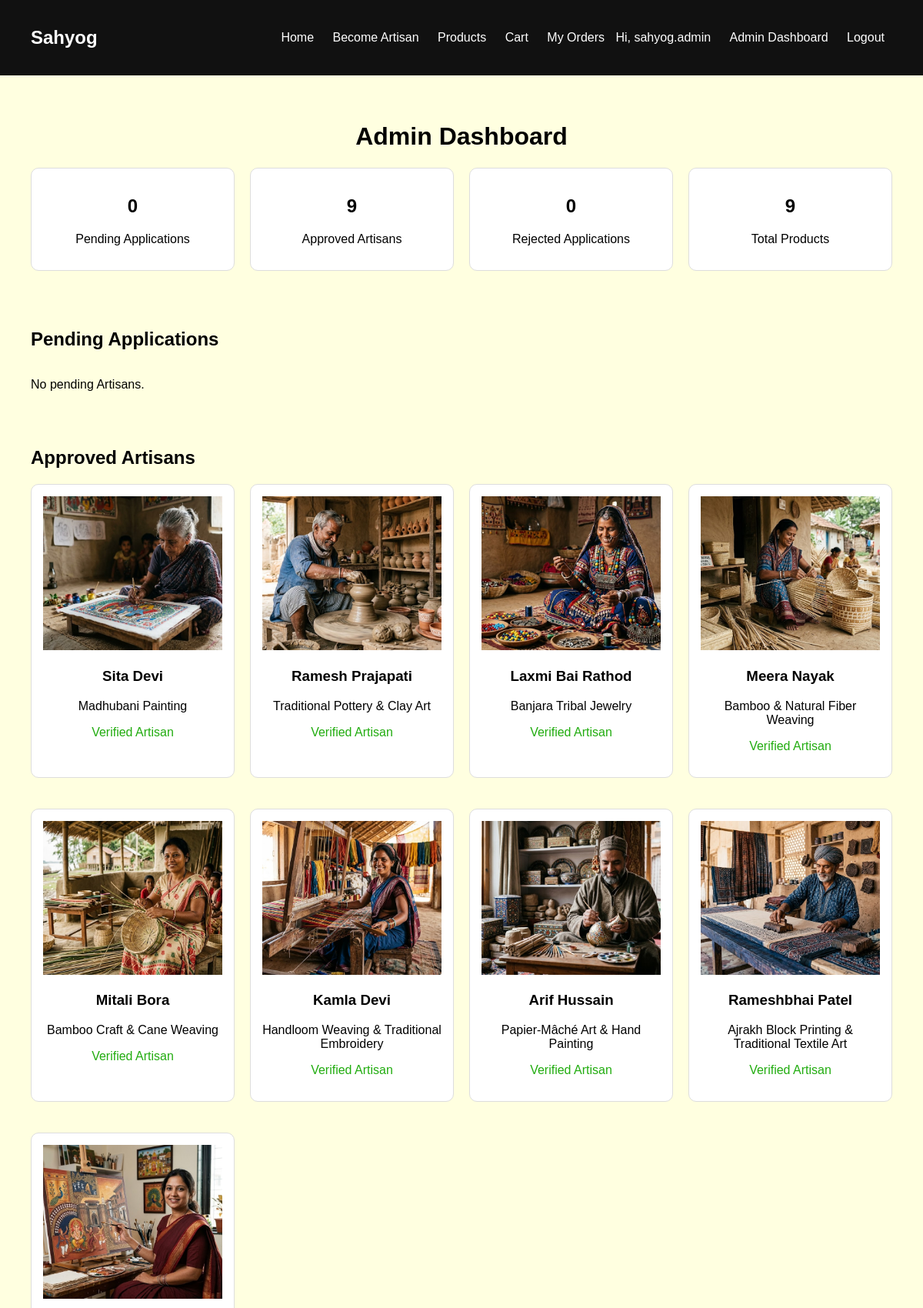
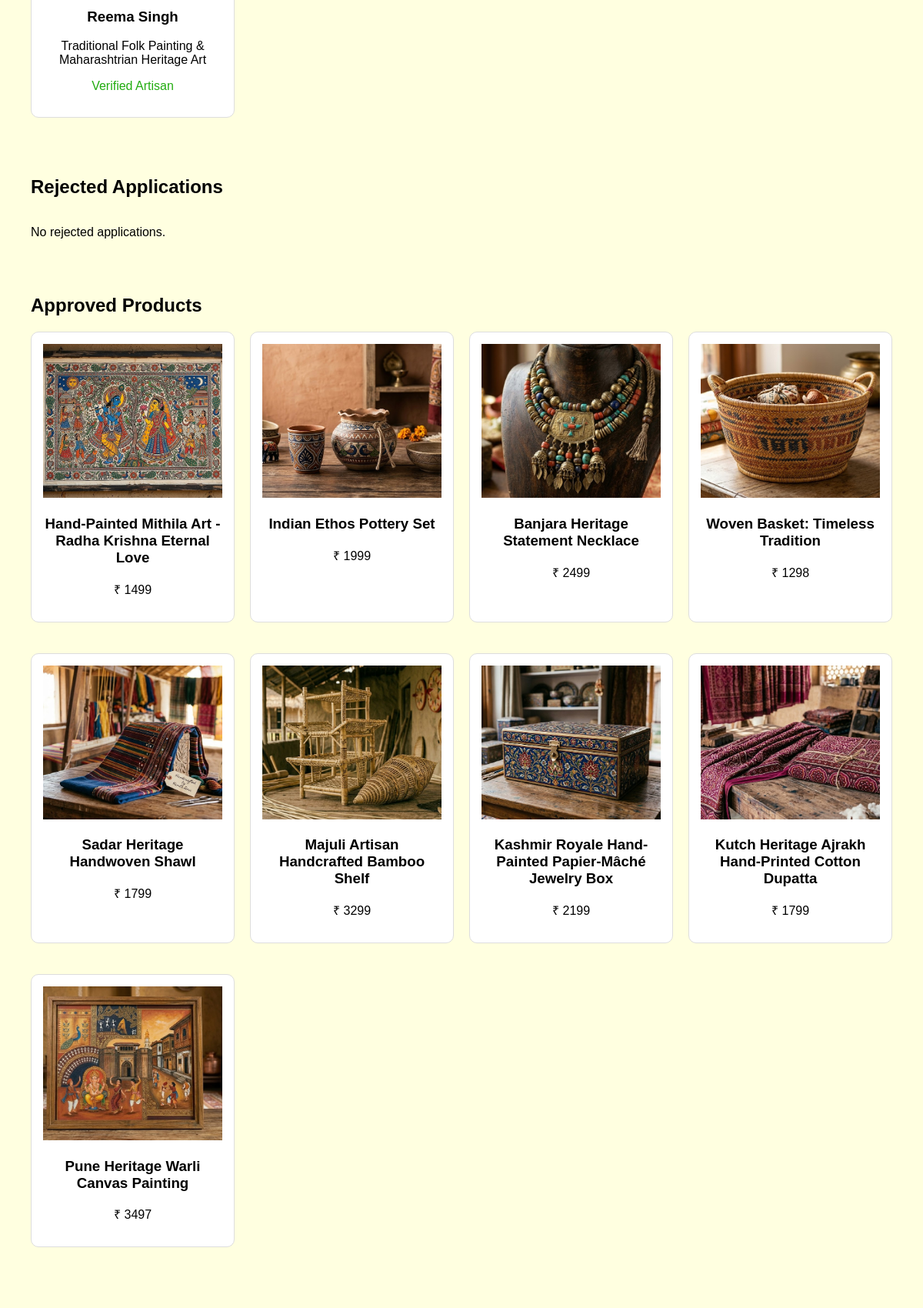
/admin-dashboard/ (signed in, upper part), run on the app's committed database (2 pictures, top to bottom).
### store/models.py (models this page shows, shortened)
class Artisan(models.Model):
    user = models.OneToOneField(
    User,
    on_delete=models.CASCADE,
    null=True,
    blank=True,
    related_name='artisan'
)
    name = models.CharField(max_length=100)
    village = models.CharField(max_length=100)
    craft = models.CharField(max_length=100)
    story = models.TextField()
    image = models.ImageField(upload_to='artisans/')

class Product(models.Model):
    artisan = models.ForeignKey(Artisan, on_delete=models.CASCADE, null=True)
    name = models.CharField(max_length=200)
    price = models.IntegerField()
    description = models.TextField()
    image = models.ImageField(upload_to='products/')

### store/views.py (the view)
# urls.py: path('admin-dashboard/', views.admin_dashboard, name='admin_dashboard'),
@staff_member_required
def admin_dashboard(request):
    pending_artisans = ArtisanApplication.objects.filter(
        approved=False,
        rejected=False)
    approved_artisans = Artisan.objects.all()
    rejected_artisans = ArtisanApplication.objects.filter(
        rejected=True)
    approved_products = Product.objects.all()
    return render(request, 'admin_dashboard.html', {
        'pending_artisans': pending_artisans,
        'approved_artisans': approved_artisans,
        'rejected_artisans': rejected_artisans,
        'approved_products': approved_products,
    })

### store/context_processors.py (called while the page is built)
def artisan_status(request):
    is_artisan = False
    if request.user.is_authenticated:
        is_artisan = Artisan.objects.filter(user=request.user).exists()
    return { 'is_artisan': is_artisan }

### templates/admin_dashboard.html
{% extends 'base.html' %}
{% block content %}
<div class="container">
    <h1 style="text-align:center;">Admin Dashboard</h1>
    <div class="products">
        <div class="card">
            <h2>{{ pending_artisans.count }}</h2>
            <p>Pending Applications</p>
        </div>
        <div class="card">
            <h2>{{ approved_artisans.count }}</h2>
            <p>Approved Artisans</p>
        </div>
        <div class="card">
            <h2>{{ rejected_artisans.count }}</h2>
            <p>Rejected Applications</p>
        </div>
        <div class="card">
            <h2>{{ approved_products.count }}</h2>
            <p>Total Products</p>
        </div>
    </div>
    <br><br>
    <h2>Pending Applications</h2>
    <div class="products">
        {% for artisan in pending_artisans %}
        <div class="card">
            <img src="{{ artisan.image.url }}">
            <h3>{{ artisan.name }}</h3>
            <p><strong>{{ artisan.craft }}</strong></p>
            <p>{{ artisan.village }}</p>
            <p>{{ artisan.story|truncatewords:20 }}</p>
            <a href="{% url 'approve_artisan' artisan.id %}">
                <button class="btn-buy">Approve</button></a>
            <a href="{% url 'reject_artisan' artisan.id %}">
                <button class="btn-cart">Reject</button></a>
        </div>
        {% empty %}
        <p>No pending Artisans.</p>
        {% endfor %}
    </div>
    <br><br>
    <h2>Approved Artisans</h2>
    <div class="products">
        {% for artisan in approved_artisans %}
        <div class="card">
            <img src="{{ artisan.image.url }}">
            <h3>{{ artisan.name }}</h3>
            <p>{{ artisan.craft }}</p>
            <p style="color: rgb(33, 172, 15);">Verified Artisan</p>
        </div>
        {% endfor %}
    </div>
    <br><br>
    <h2>Rejected Applications</h2>
    <div class="products">
        {% for artisan in rejected_artisans %}
        <div class="card">
            <img src="{{ artisan.image.url }}">
            <h3>{{ artisan.name }}</h3>
            <p>{{ artisan.craft }}</p>
            <p style="color:red;">Rejected</p>
        </div>
        {% empty %}
        <p>No rejected applications.</p>
        {% endfor %}
    </div>
    <br><br>
    <h2>Approved Products</h2>
    <div class="products">
        {% for product in approved_products %}
        <div class="card">
            <img src="{{ product.image.url }}">
            <h3>{{ product.name }}</h3>
            <p>₹ {{ product.price }}</p>
        </div>
        {% endfor %}
    </div>
</div>
{% endblock %}

### templates/base.html (shortened to what this page needs)
{% load static %}
<!DOCTYPE html>
<html>
<head>
    <link rel="stylesheet" href="{% static 'css/style.css' %}">
</head>
<body>
<div class="navbar">
    <h2>Sahyog</h2>
    <div>
        <a href="/">Home</a>
        <a href="/apply-artisan/">Become Artisan</a>
        <a href="/products/">Products</a>
        <a href="/cart/">Cart</a>
        {% if user.is_authenticated %}
            <a href="{% url 'my_orders' %}">My Orders</a>
            <span class="user">
                Hi, {{ user.username }}
            </span>
            {% if user.is_staff %}
                <a href="{% url 'admin_dashboard' %}">Admin Dashboard</a>
            {% endif %}
            <a href="/logout/">Logout</a>
        {% else %}
            <a href="/login/">Login</a>
            <a href="/register/">Register</a>
        {% endif %}
    </div>
</div>
{% block content %}{% endblock %}
</body>
</html>

### static/css/style.css (style rules this page uses)
body { margin: 0; font-family: Arial; background: lightyellow; }
.navbar { background: #111; color: white; padding: 15px 40px; display: flex; justify-content: space-between; align-items: center; }
.navbar a { color: white; text-decoration: none; margin: 10px; }
.user { margin-right: 10px; }
.container { padding: 40px; }
.products { display: grid; grid-template-columns: repeat(auto-fill, minmax(220px, 1fr)); gap: 20px; }
.card { border: 1px solid #ddd; padding: 15px; text-align: center; border-radius: 10px; background: white; }
.card img { width: 100%; height: 200px; object-fit: cover; }
.card { margin-bottom: 20px; }

### data on the page
Artisan: image (picture), name "Sita Devi", craft "Madhubani Painting"
Artisan: image (picture), name "Ramesh Prajapati", craft "Traditional Pottery & Clay Art"
Artisan: image (picture), name "Laxmi Bai Rathod", craft "Banjara Tribal Jewelry"
Artisan: image (picture), name "Meera Nayak", craft "Bamboo & Natural Fiber Weaving"
Artisan: image (picture), name "Mitali Bora", craft "Bamboo Craft & Cane Weaving"
Artisan: image (picture), name "Kamla Devi", craft "Handloom Weaving & Traditional Embroidery"
Artisan: image (picture), name "Arif Hussain", craft "Papier-Mâché Art & Hand Painting"
Artisan: image (picture), name "Rameshbhai Patel", craft "Ajrakh Block Printing & Traditional Textile Art"
Artisan: image (picture), name "Reema Singh", craft "Traditional Folk Painting & Maharashtrian Heritage Art"
Product: image (picture), name "Hand-Painted Mithila Art - Radha Krishna Eternal Love", price "1499"
Product: image (picture), name "Indian Ethos Pottery Set", price "1999"
Product: image (picture), name "Banjara Heritage Statement Necklace", price "2499"
Product: image (picture), name "Woven Basket: Timeless Tradition", price "1298"
Product: image (picture), name "Sadar Heritage Handwoven Shawl", price "1799"
Product: image (picture), name "Majuli Artisan Handcrafted Bamboo Shelf", price "3299"
Product: image (picture), name "Kashmir Royale Hand-Painted Papier-Mâché Jewelry Box", price "2199"
Product: image (picture), name "Kutch Heritage Ajrakh Hand-Printed Cotton Dupatta", price "1799"
Product: image (picture), name "Pune Heritage Warli Canvas Painting", price "3497"

### other printed values
{{ user.username }} "sahyog.admin"
{{ pending_artisans.count }} "0"
{{ approved_artisans.count }} "9"
{{ rejected_artisans.count }} "0"
{{ approved_products.count }} "9"
